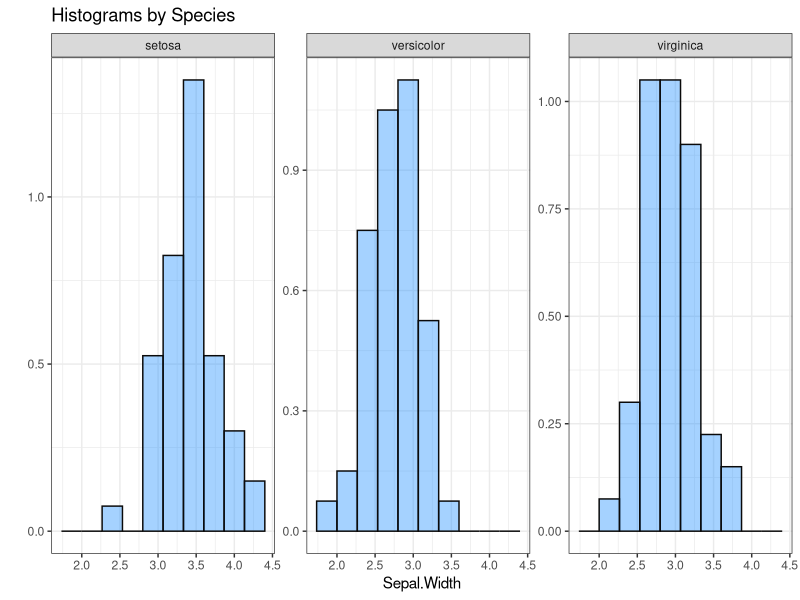
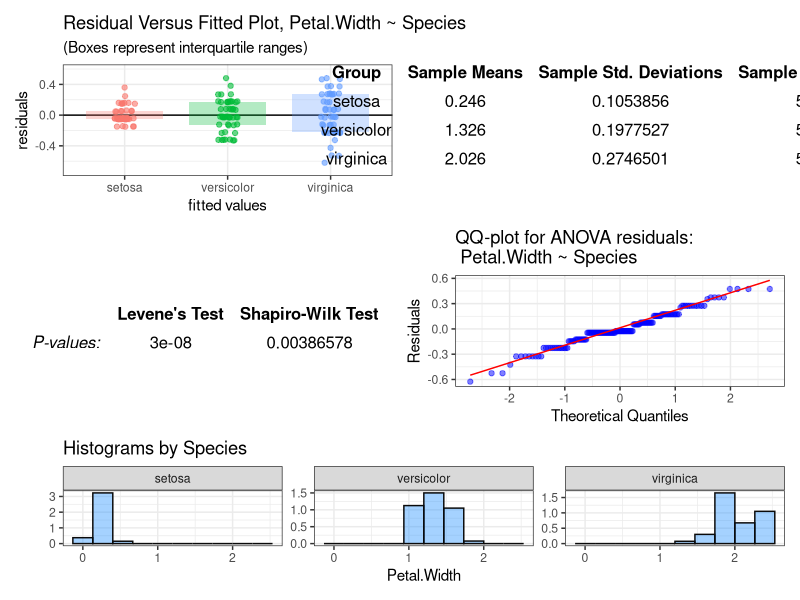

Recreate these plots in R, in order.
library(patchwork)
library(ggplot2)
library(tidyverse)
library(car)

plot_resids_anova<-function(formula, data,dec=3,withsd = TRUE){
    IV<-all.vars(formula)[2]
    DV<-all.vars(formula)[1]
    sds<-tapply(data[[DV]],data[[IV]],sd)
    levs<-levels(data[[IV]])
    aov.model<-aov(formula(paste(DV,IV,sep="~")), data = data)
    M<-max(aov.model$residuals)
    m<-min(aov.model$residuals)
    if (withsd){
        ggplot(data = data.frame(x=data[[IV]],
                                 y=aov.model$residuals),
               aes(x=x,
                   y=y,
                   color=x))+
            geom_hline(yintercept=0)+
            geom_boxplot(aes(fill=x),alpha=.3, color=NA)+
            # geom_stripchart()
            geom_point(position=position_jitter(width=.1), alpha=.6)+theme_bw()+labs(y="residuals",x="fitted values", title=paste("Residual Versus Fitted Plot,",DV,"~",IV),                                                                    subtitle="(Boxes represent interquartile ranges)")+ scale_y_continuous(limits=c(m-.1,M+.12))+
            
            scale_color_discrete(IV,labels=paste(levs,"\n(stdev = ",round(sds,dec),")\n",sep=""))+
            scale_fill_discrete(guide="none")
    } else {
        ggplot(data = data.frame(x=data[[IV]],
                                 y=aov.model$residuals),
               aes(x=x,
                   y=y,
                   color=x))+
            geom_hline(yintercept=0)+
            geom_boxplot(aes(fill=x),alpha=.3, color=NA)+
            # geom_stripchart()
            geom_point(position=position_jitter(width=.1), alpha=.6)+theme_bw()+
            labs(y="residuals",x="fitted values", 
                 title=paste("Residual Versus Fitted Plot,",DV,"~",IV),                                                                    
                 subtitle="(Boxes represent interquartile ranges)")+ 
            scale_y_continuous(limits=c(m-.1,M+.12))+
            scale_color_discrete(guide="none")+
            scale_fill_discrete(guide="none")
    }
}

plot_qq_anova<-function(formula, data){
    IV<-all.vars(formula)[2]
    DV<-all.vars(formula)[1]
    aov.model<-aov(formula(paste(DV,IV,sep="~")), data = data)
    ggplot()+
        stat_qq(aes(sample=aov.model$residuals),color='blue',alpha=.5)+
        stat_qq_line(aes(sample=aov.model$residuals),color='red')+
        labs(title=paste("QQ-plot for ANOVA residuals:\n",paste(DV,IV,sep=" ~ ")),
             x="Theoretical Quantiles",
             y="Residuals")+
        theme_bw() 
}

# plot_qq_anova(weight~feed, data = chickwts)
# plot_qq_anova(Sepal.Width~Species, data = iris)

plot_hist_anova<-function(formula, data, bins=10){
    IV<-all.vars(formula)[2]
    DV<-all.vars(formula)[1]
    levs<-levels(data[[IV]])
    # aov.model<-aov(formula(paste(DV,IV,sep="~")), data = data)
    ggplot(data = data.frame(x = data[[DV]],
                             IV = data[[IV]]))+
        geom_histogram(aes(x=x,y=after_stat(density)),
                       color='gray4',fill='dodgerblue',alpha=.4,
                       bins = bins)+
        labs(title=paste("Histograms by",IV),
             x=DV,
             y="")+
        facet_wrap(vars(IV),ncol=length(levs),scales="free_y")+
        theme_bw()
}

plot_hist_anova(Sepal.Width~Species, data = iris)

library(dplyr)
library(kableExtra)
library(gridExtra)
summary_table<-function(formula, data,dec=3){
    IV<-all.vars(formula)[2]
    DV<-all.vars(formula)[1]
    df<-data.frame(DV =data[[DV]],
                   Groups = data[[IV]])
    df %>% 
        group_by(Groups) %>%
        summarise(means = mean(DV),
                     stddevs = sd(DV),
                     size = n()) -> df1
    colnames(df1)<-c("Group",
                     "Sample Means",
                     "Sample Std. Deviations",
                     "Sample Sizes (n)")
        # kable(col.names = c("Sample Means",
        #                     "Sample Std. Deviations",
        #                     "Sample Sizes (n)"),
        #       row.names=FALSE) %>%
        df1 %>% gridExtra::tableGrob(rows=NULL,
                                     theme=ttheme_minimal())
        
}
summary_table(Sepal.Width~Species, data = iris)
test_vals<-function(formula, data,dec=5){
    IV<-all.vars(formula)[2]
    DV<-all.vars(formula)[1]
    aov.model<-aov(formula(paste(DV,IV,sep="~")), data = data)
    Levenes.P.Value<-broom::tidy(leveneTest(formula(paste(DV,IV,sep="~")),
                           center="mean", data = data))$p.value
    Shapiro.Wilkes.P.Value<-shapiro.test(aov.model$residuals)$p.value
    
    df1<-data.frame(Levenes.P.Value = round(Levenes.P.Value,dec),
               Shapiro.Wilks.P.Value=round(Shapiro.Wilkes.P.Value,dec)) 
    colnames(df1)<-c("Levene's Test",
                     "Shapiro-Wilk Test")
    
    df1%>%
        gridExtra::tableGrob(rows="P-values: ",
                             theme=ttheme_minimal())
}

test_vals(Sepal.Width~Species, data = iris)


plot_anova_stuff<-function(formula, data, bins=10,dec=3,dec2=5,withsd=FALSE){
    p1<-plot_resids_anova(formula=formula, data = data, dec=dec,withsd=withsd)
    t1<-summary_table(formula=formula, data = data)
    t2<-test_vals(formula=formula,data =data,dec=dec2)
    p2<-plot_qq_anova(formula=formula, data = data)
    p3<-plot_hist_anova(formula=formula, data = data, bins=bins)
    
    layout1<-"
    AAAEEE
    AAAEEE
    AAAEEE
    AAAEEE
    FFFCCC
    FFFCCC
    FFFCCC
    FFFCCC
    DDDDDD
    DDDDDD
    "
    
    p1+p2+p3+t1+t2+plot_layout(design=layout1)
}

plot_anova_stuff(Petal.Width~Species, data = iris, bins = 10,
                 dec2=8)
